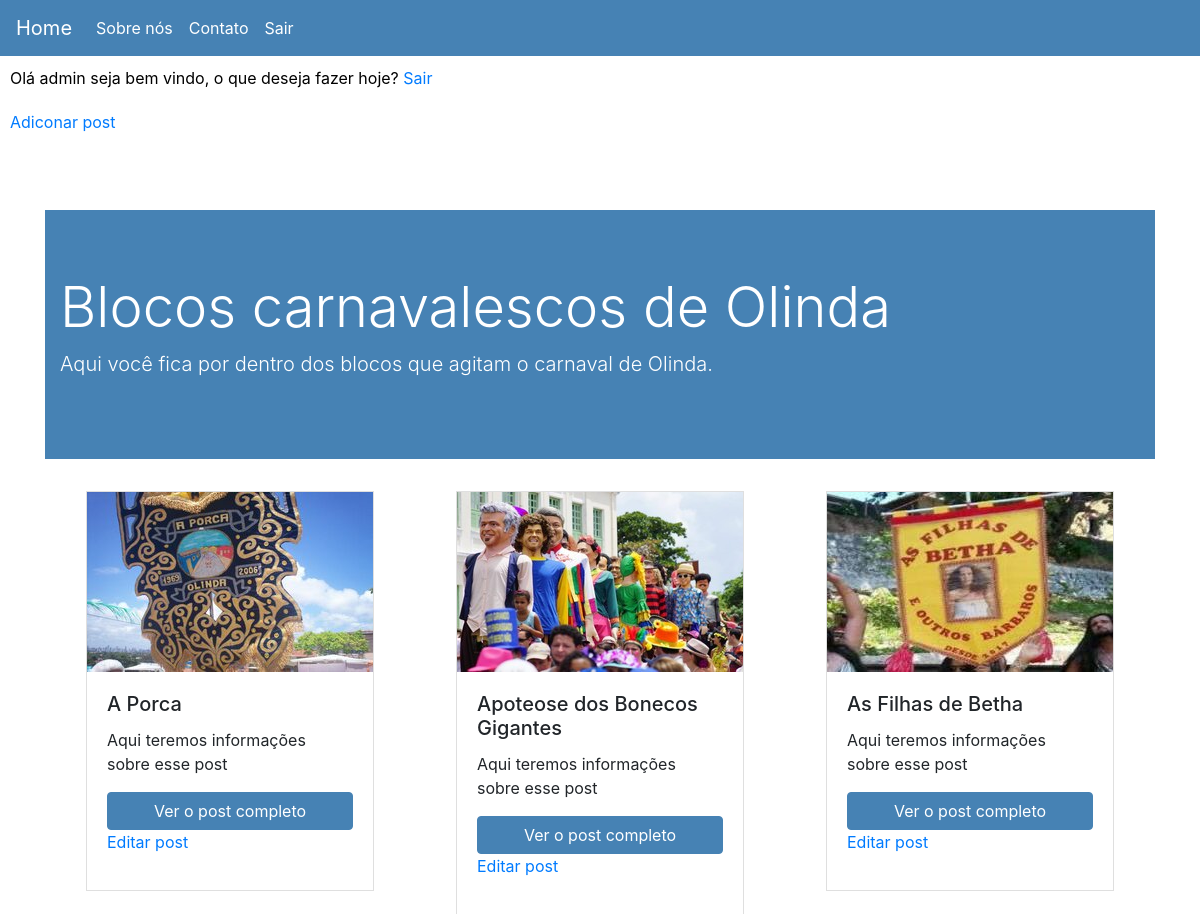
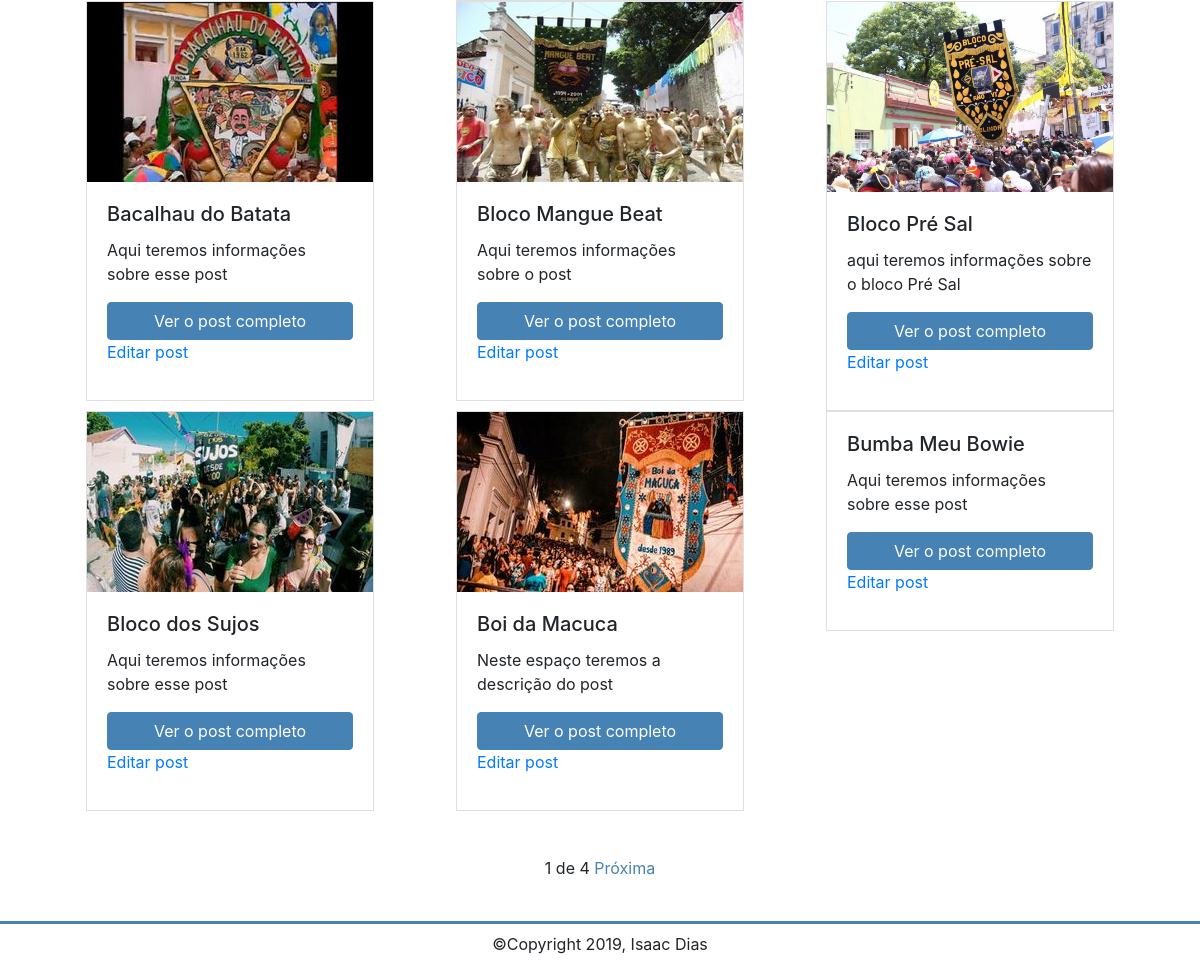
The app's page / (signed in) with its own data (2 pictures, top to bottom).
### blog/models.py (models this page shows, shortened)
class Post(models.Model):
    STATUS = (
        ('active', 'Ativo'),
        ('draft', 'Rascunho')
    )
    title = models.CharField(max_length=200)
    body = models.TextField()
    image = models.FileField(upload_to = '', null=True, blank= True)
    author = models.ForeignKey(User, on_delete=models.CASCADE)
    slug= models.SlugField()
    created_at = models.DateField(auto_now_add=True)
    updated_at = models.DateField(auto_now=True)
    status = models.CharField(max_length=15, choices=STATUS)

### blog/views.py (the view)
# urls.py: path('', views.post_list, name='post_list'),
def post_list(request):
    post_list = Post.objects.all().order_by('title')
    paginator = Paginator(post_list, 9)
    page = request.GET.get('page')
    posts = paginator.get_page(page)
    return render(request, 'blog/post_list.html', {'posts': posts})

### blog/templates/blog/post_list.html (shortened to what this page needs)
{% extends 'blog/base.html' %}
{% block content %}
<div class="container">
    <div class="jumbotron jumbotron-fluid">
        <div class="container">
            <h1 class="display-4">Blocos carnavalescos de Olinda</h1>
            <p class="lead">Aqui você fica por dentro dos blocos que agitam o carnaval de Olinda.</p>
        </div>
    </div>
    <div class="row">
        {% for post in posts %}
        <div class="col">
            <div class="card" style="width: 18rem;">
                {% if post.image %}
                <img class="card-img-top" src="{{ post.image.url }}" alt="">
                {% endif %}
                <div class="card-body">
                    <h5 class="card-title">{{ post.title }}</h5>
                    <p class="card-text">{{ post.body |truncatechars:50}}</p>
                    <a href="{% url 'blog:post_detail' post.slug %}" class="btn btn-primary">Ver o post completo</a>
                    {% if user.is_authenticated %}
                    <p><a href="{% url 'blog:post_update' post.id %}">Editar post</a></p>
                    {% endif %}
                </div>
            </div>
        </div>
        {% endfor %}
    </div>
    <div class="pagination">
        <span class="step-links">
            <span class="current">
                {{posts.number}} de {{posts.paginator.num_pages}}
            </span>
            {% if posts.has_next %}
            <a href="?page={{ posts.next_page_number }}">Próxima</a>
            {% endif %}
        </span>
    </div>
</div>
{% endblock %}

### blog/templates/blog/base.html (shortened to what this page needs)
{% load static %}
<!DOCTYPE html>
<html lang="en">
<head>
    <link rel="stylesheet" href="https://maxcdn.bootstrapcdn.com/bootstrap/4.0.0/css/bootstrap.min.css"
>
    <link rel="stylesheet" href="{% static 'css/styles.css' %}">
</head>
<body>
    <nav class="navbar navbar-expand-lg navbar-light">
        <a class="navbar-brand" href="{% url 'blog:post_list' %}">Home</a>
        <div class="collapse navbar-collapse" id="navbarNav">
            <ul class="navbar-nav">
                <li class="nav-item">
                    <a class="nav-link" href="{% url 'blog:about' %}">Sobre nós</a>
                </li>
                <li class="nav-item">
                    <a class="nav-link" href="{% url 'blog:contact' %}">Contato</a>
                </li>
                {% if user.is_authenticated %}
                <li class="nav-item">
                    <a class="nav-link" href="{% url 'logout' %}">Sair</a>
                </li>
                {% endif %}
            </ul>
        </div>
    </nav>
    <div class="row">
        {% if user.is_authenticated %}
        <p class="logged-in-p">
            Olá {{user.username}} seja bem vindo, o que deseja fazer hoje?
            <span class="sair"><a href="{% url 'logout' %}">Sair</a></span>
        </p>
        <div class="submenu-auth">
            <span><a href="{% url 'blog:post_create' %}">Adiconar post</a></span>
        </div>
        {% endif %}
        {% block content %}
        {% endblock %}
    </div>
<footer>
    <span class="copy">&copy;Copyright 2019, Isaac Dias</span>
</footer>
</body>
</html>

### blog/static/css/styles.css (style rules this page uses)
.row { margin-left: 0; margin-right: 0; }
.col { padding-left: 0; padding-right: 0; }
.navbar { background-color: #4682B4; }
.navbar .navbar-brand { color: #FFF; }
.navbar .nav-item .nav-link { color: #FFF; transition: .5s; }
.submenu-auth { background-color: #FFF; position: relative; top: -16px; width: 100%; padding: 10px; }
.card { margin: auto; border-radius: 0; }
.card-img-top { border-radius: 0; }
.card .btn-primary { background-color: #4682B4; border-color: #4682B4; }
.row .jumbotron { background-color: #4682B4; color: #FFF; margin-top: 50px; }
.card .btn.btn-primary { margin: auto; display: block; }
.logged-in-p { color: #000000; padding: 10PX; width: 100%; }
.container .step-links { display: block; width: 200px; margin: 30px auto; height: 50px; position: relative; text-align: center; padding-top: 15px; }
.step-links a { color: #4682b4; transition: .5s; }
body footer { height: 50px; position: relative; border-top: 3px solid #4682B4; }
footer .copy { position: absolute; bottom: 15px; margin: auto; width: 100%; text-align: center; }

### records on screen
Post: image (picture), title "A Porca", body "Aqui teremos informações sobre esse post"
Post: image (picture), title "Apoteose dos Bonecos Gigantes", body "Aqui teremos informações sobre esse post"
Post: image (picture), title "As Filhas de Betha", body "Aqui teremos informações sobre esse post"
Post: image (picture), title "Bacalhau do Batata", body "Aqui teremos informações sobre esse post"
Post: image (picture), title "Bloco Mangue Beat", body "Aqui teremos informações sobre o post"
Post: image (picture), title "Bloco Pré Sal", body "aqui teremos informações sobre o bloco Pré Sal"
Post: image (picture), title "Bloco dos Sujos", body "Aqui teremos informações sobre esse post"
Post: image (picture), title "Boi da Macuca", body "Neste espaço teremos a descrição do post"
Post: title "Bumba Meu Bowie", body "Aqui teremos informações sobre esse post"

### other values on screen
{{ user.username }} "admin"
{{ posts.number }} "1"
{{ posts.paginator.num_pages }} "4"
